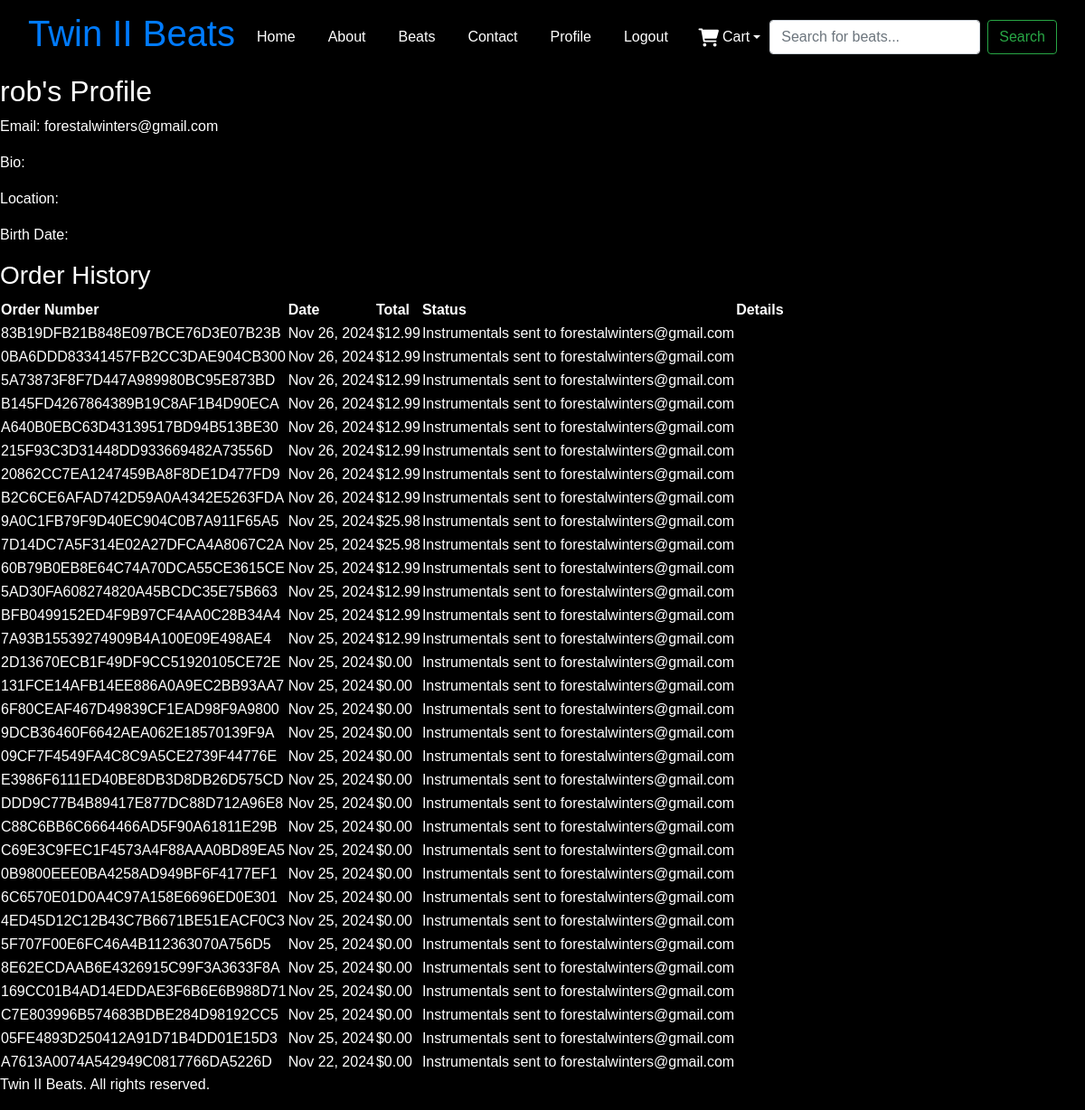
Page /profiles/profile/ (signed in) on the earlier database version.
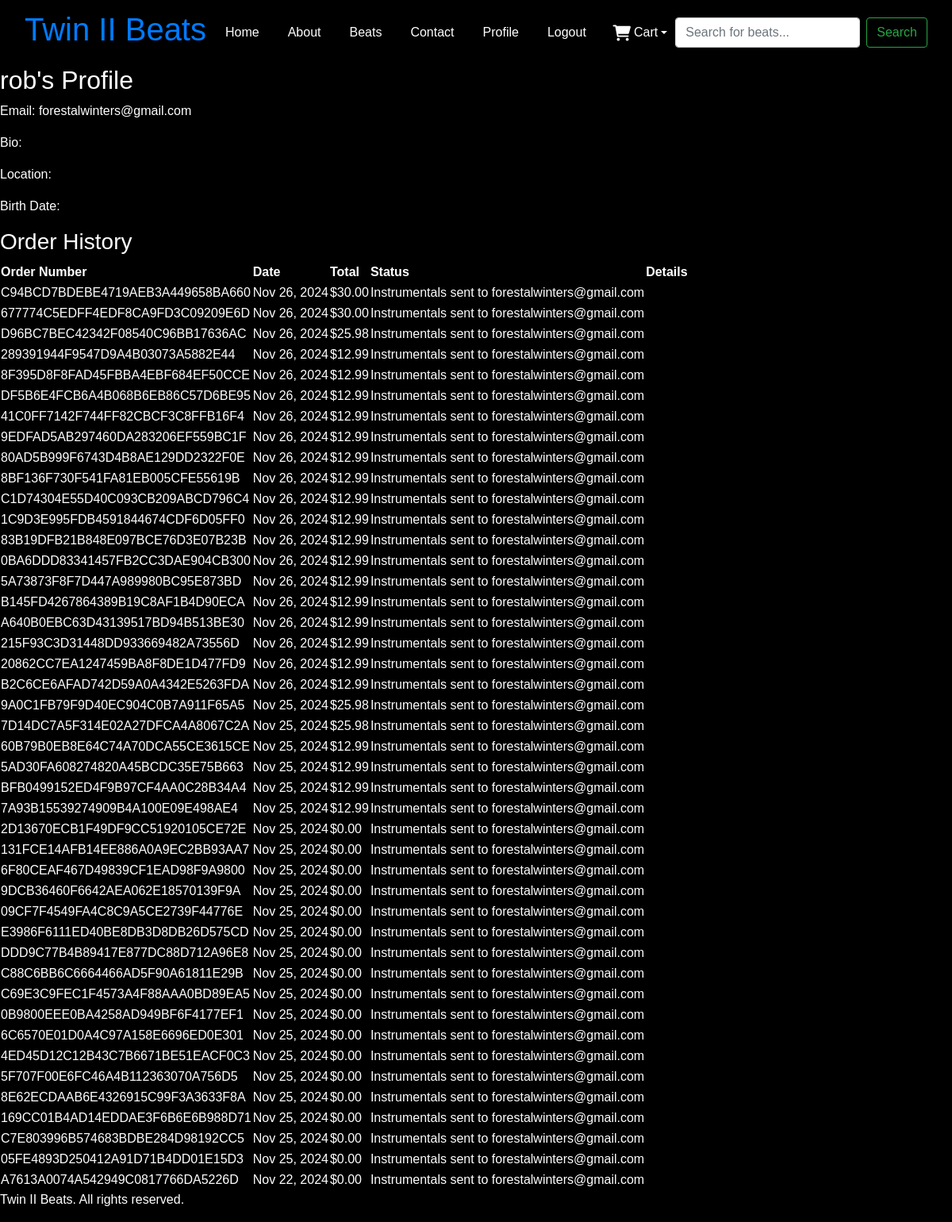
Same page on the later database version.
### profiles/models.py (models this page shows, shortened)
class Profile(models.Model):
    user = models.OneToOneField(
        User,
        on_delete=models.CASCADE,
        related_name='profile'
    )
    full_name = models.CharField(max_length=100)
    email = models.EmailField()
    phone_number = models.CharField(max_length=15, blank=True, null=True)
    address_line_1 = models.CharField(max_length=255, blank=True, null=True)
    address_line_2 = models.CharField(max_length=255, blank=False, null=True)
    city = models.CharField(max_length=50)
    state = models.CharField(max_length=50)
    postal_code = models.CharField(max_length=20)
    country = models.CharField(max_length=50)

### checkout/models.py (models this page shows, shortened)
class Order(models.Model):
    order_number = models.CharField(max_length=32, null=False, editable=False)
    full_name = models.CharField(max_length=50, null=False, blank=False)
    email = models.EmailField(max_length=254, null=False, blank=False)
    phone_number = models.CharField(max_length=20, null=False, blank=False)
    country = models.CharField(max_length=40, null=False, blank=False)
    postcode = models.CharField(max_length=20, blank=True, default="")
    town_or_city = models.CharField(max_length=20, null=False, blank=False)
    street_address1 = models.CharField(max_length=80, null=False, blank=False)
    street_address2 = models.CharField(max_length=80, blank=True, default="")
    date = models.DateTimeField(auto_now_add=True)
    order_total = models.DecimalField(max_digits=10, decimal_places=2, null=False, default=0)
    grand_total = models.DecimalField(max_digits=10, decimal_places=2, null=False, default=0)

### profiles/views.py (the view)
# urls.py: path('profile/', profile, name='profile'),  # Ensure this line is correct
@login_required
def profile(request):
    try:
        profile = request.user.profile
    except Profile.DoesNotExist:
        profile = Profile.objects.create(user=request.user)
    orders = Order.objects.filter(email=request.user.email).order_by('-date')
    return render(request, 'profile.html', {'profile': profile, 'orders': orders})

### bag/context_processors.py (called while the page is built, shortened)
def cart_items(request):
    total_quantity = 0
    total_price = 0
    cart_items = []
    bag = request.session.get('bag', {})
    return {
        'cart_items': cart_items,
        'cart_item_count': total_quantity,
        'total_quantity': total_quantity,
        'total_price': total_price,
    }

### templates/profile.html
{% extends 'base.html' %}
{% block content %}
<h2>{{ profile.user }}'s Profile</h2>
<p>Email: {{ profile.user.email }}</p>
<p>Bio: {{ profile.bio }}</p>
<p>Location: {{ profile.location }}</p>
<p>Birth Date: {{ profile.birth_date }}</p>
<h3>Order History</h3>
{% if orders %}
    <table>
        <thead>
            <tr>
                <th>Order Number</th>
                <th>Date</th>
                <th>Total</th>
                <th>Status</th>
                <th>Details</th>
            </tr>
        </thead>
        <tbody>
            {% for order in orders %}
            <tr>
                <td>{{ order.order_number }}</td>
                <td>{{ order.date | date:"M d, Y" }}</td>
                <td>${{ order.grand_total }}</td>
                <td>Instrumentals sent to {{ order.email }}</td>
            </tr>
            {% endfor %}
        </tbody>
    </table>
{% else %}
    <p>You have no past orders.</p>
{% endif %}
{% endblock %}

### templates/base.html (shortened to what this page needs)
{% load static %}
<!DOCTYPE html>
<html lang="en">
<head>
    <link href="https://cdnjs.cloudflare.com/ajax/libs/font-awesome/6.0.0-beta3/css/all.min.css" rel="stylesheet">
    <link href="https://stackpath.bootstrapcdn.com/bootstrap/4.5.2/css/bootstrap.min.css" rel="stylesheet">
    <link rel="stylesheet" type="text/css" href="{% static 'css/styles.css' %}">
</head>
<body>
    <header>
        <nav class="navbar navbar-expand-lg">
            <div class="container-fluid justify-content-center">
                <a class="navbar-brand" href="{% url 'home' %}">
                    <h1>Twin II Beats</h1>
                </a>
                <div class="collapse navbar-collapse justify-content-center" id="navbarNav">
                    <ul class="navbar-nav mr-auto">
                        <li class="nav-item"><a class="nav-link" href="{% url 'home' %}">Home</a></li>
                        <li class="nav-item"><a class="nav-link" href="{% url 'about' %}">About</a></li>
                        <li class="nav-item"><a class="nav-link" href="{% url 'beats' %}">Beats</a></li>
                        <li class="nav-item"><a class="nav-link" href="#">Contact</a></li>
                        {% if user.is_authenticated %}
                            <li class="nav-item"><a class="nav-link" href="{% url 'profile' %}">Profile</a></li>
                            <li class="nav-item"><a class="nav-link" href="{% url 'account_logout' %}">Logout</a></li>
                        {% else %}
                            <li class="nav-item"><a class="nav-link" href="{% url 'account_login' %}">Login</a></li>
                            <li class="nav-item"><a class="nav-link" href="{% url 'account_signup' %}">Signup</a></li>
                        {% endif %}
                    </ul>
                    {% include "includes/cart_dropdown.html" %}
                    <form class="form-inline my-2 my-lg-0" method="GET" action="{% url 'search' %}">
                        <input class="form-control mr-sm-2" type="search" name="q" placeholder="Search for beats..." aria-label="Search" value="{{ query }}">
                        <button class="btn btn-outline-success my-2 my-sm-0" type="submit">Search</button>
                    </form>
                </div>
            </div>
        </nav>
    </header>
    <main>
        {% block content %}{% endblock %}
    </main>
    <footer>
        <p>Twin II Beats. All rights reserved.</p>
    </footer>
</body>
</html>

### templates/includes/cart_dropdown.html (shortened to what this page needs)
<div class="nav-item dropdown position-relative">
    <a href="{% url 'view_cart' %}"
       class="nav-link dropdown-toggle d-flex align-items-center"
       id="cartDropdown"
       role="button"
       data-toggle="dropdown"
       aria-haspopup="true"
       aria-expanded="false">
        <i class="fa fa-shopping-cart fa-lg"></i>
        <span class="ml-1">Cart</span>
    </a>
</div>

### static/css/styles.css (style rules this page uses)
body { background-color: black; color: #ffffff; margin: 0; font-family: Arial, sans-serif; }
.navbar { background-color: black; }
.nav-link { color: white; }
.navbar-nav { display: flex; justify-content: center; align-items: center; gap: 20px; list-style-type: none; padding: 0; margin: 0; }
.nav-link { text-decoration: none; color: white; font-size: 1rem; padding: 5px 10px; border-radius: 10%; transition: color 0.9s ease; }
ul { list-style-type: none; }

Differences in the rows shown:
added Order: order_number "C94BCD7BDEBE4719AEB3A449658BA660", date "Nov 26, 2024", grand_total "30.00", email "forestalwinters@gmail.com"
added Order: order_number "677774C5EDFF4EDF8CA9FD3C09209E6D", date "Nov 26, 2024", grand_total "30.00", email "forestalwinters@gmail.com"
added Order: order_number "D96BC7BEC42342F08540C96BB17636AC", date "Nov 26, 2024", grand_total "25.98", email "forestalwinters@gmail.com"
added Order: order_number "289391944F9547D9A4B03073A5882E44", date "Nov 26, 2024", grand_total "12.99", email "forestalwinters@gmail.com"
added Order: order_number "8F395D8F8FAD45FBBA4EBF684EF50CCE", date "Nov 26, 2024", grand_total "12.99", email "forestalwinters@gmail.com"
added Order: order_number "DF5B6E4FCB6A4B068B6EB86C57D6BE95", date "Nov 26, 2024", grand_total "12.99", email "forestalwinters@gmail.com"
added Order: order_number "41C0FF7142F744FF82CBCF3C8FFB16F4", date "Nov 26, 2024", grand_total "12.99", email "forestalwinters@gmail.com"
added Order: order_number "9EDFAD5AB297460DA283206EF559BC1F", date "Nov 26, 2024", grand_total "12.99", email "forestalwinters@gmail.com"
added Order: order_number "80AD5B999F6743D4B8AE129DD2322F0E", date "Nov 26, 2024", grand_total "12.99", email "forestalwinters@gmail.com"
added Order: order_number "8BF136F730F541FA81EB005CFE55619B", date "Nov 26, 2024", grand_total "12.99", email "forestalwinters@gmail.com"
added Order: order_number "C1D74304E55D40C093CB209ABCD796C4", date "Nov 26, 2024", grand_total "12.99", email "forestalwinters@gmail.com"
added Order: order_number "1C9D3E995FDB4591844674CDF6D05FF0", date "Nov 26, 2024", grand_total "12.99", email "forestalwinters@gmail.com"
